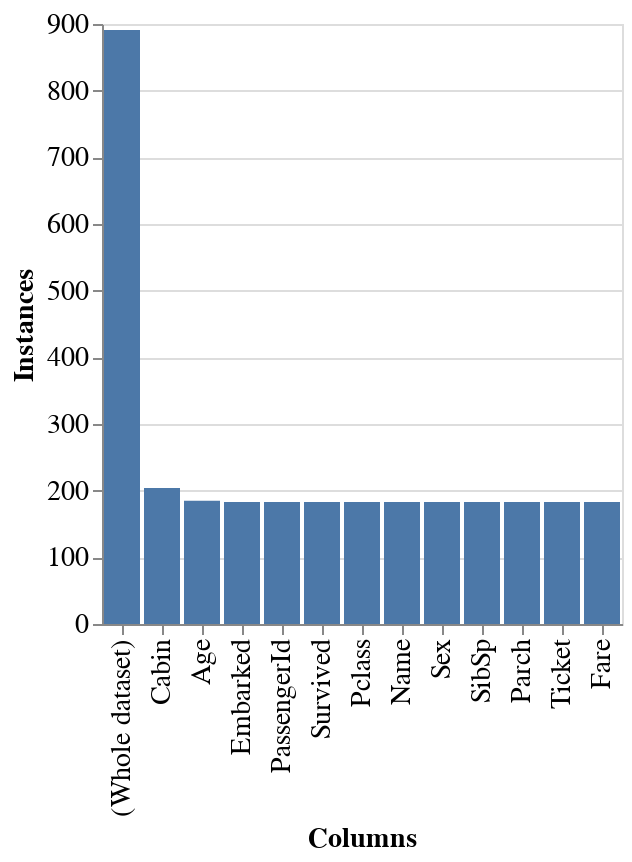

Notebook cell for this chart:
### Markdown cell above
After dropping all NAs in *Cabin* column, we are left with 21 more NAs (in *Age*
and *Embarked* columns). This plot also shows tooltips with exact numbers of NA
values that are dropped per each column.

### Code cell
na.altair.plot_stairbars(data)

### Figure 1 — Vega-Lite specification as saved in the notebook (floating-point values rounded to 4 significant figures)
{"config": {"view": {"continuousWidth": 400, "continuousHeight": 300}, "axis": {"labelFontSize": 14, "titleFontSize": 14}, "legend": {"labelFontSize": 14, "titleFontSize": 14}}, "data": {"name": "data-d9c9a077869e223a31b250bf4e669b4c"}, "mark": {"type": "bar", "interpolate": "step-after", "line": true}, "encoding": {"tooltip": [{"type": "nominal", "field": "Columns"}, {"type": "quantitative", "field": "Instances"}, {"type": "quantitative", "field": "Size difference"}], "x": {"type": "nominal", "field": "Columns", "sort": "-y"}, "y": {"type": "quantitative", "field": "Instances"}}, "$schema": "https://vega.github.io/schema/vega-lite/v4.8.1.json", "datasets": {"data-d9c9a077869e223a31b250bf4e669b4c": [{"Columns": "(Whole dataset)", "Instances": 891, "Size difference": 0.0}, {"Columns": "Cabin", "Instances": 204, "Size difference": -687.0}, {"Columns": "Age", "Instances": 185, "Size difference": -19.0}, {"Columns": "Embarked", "Instances": 183, "Size difference": -2.0}, {"Columns": "PassengerId", "Instances": 183, "Size difference": 0.0}, {"Columns": "Survived", "Instances": 183, "Size difference": 0.0}, {"Columns": "Pclass", "Instances": 183, "Size difference": 0.0}, {"Columns": "Name", "Instances": 183, "Size difference": 0.0}, {"Columns": "Sex", "Instances": 183, "Size difference": 0.0}, {"Columns": "SibSp", "Instances": 183, "Size difference": 0.0}, {"Columns": "Parch", "Instances": 183, "Size difference": 0.0}, {"Columns": "Ticket", "Instances": 183, "Size difference": 0.0}, {"Columns": "Fare", "Instances": 183, "Size difference": 0.0}]}}
